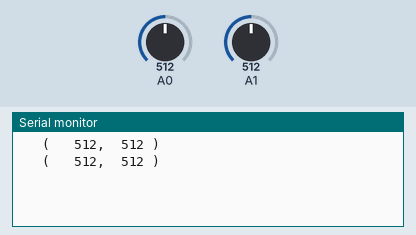
Recording of a sketch running on a simulated Arduino Uno, built with avr-gcc and run on an emulated ATmega328P. Parts: the last lines printed to the serial monitor. The inputs (shaded band) are chosen by the test bench; at power-on: A0 = 512, A1 = 512.

Above: at 1.2 s.
1.3 s: A0 set to 716
At 2.6 s:
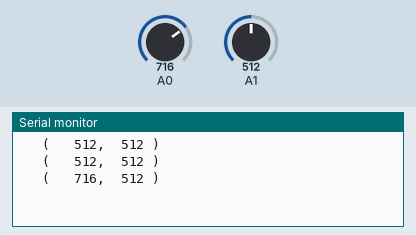
2.8 s: A1 set to 716
At 3.9 s:
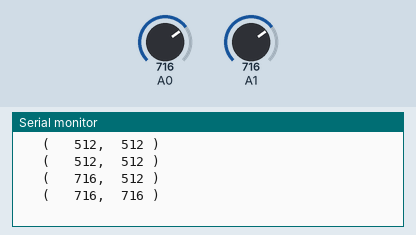
4.3 s: A0 set to 900
At 5.6 s:
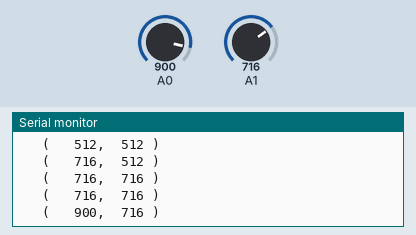
5.8 s: A1 set to 900
At 7.0 s:
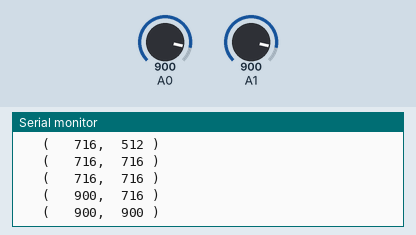
Timing chart, 0 to 8.3 s (numbered marks = the images above; inputs shaded):
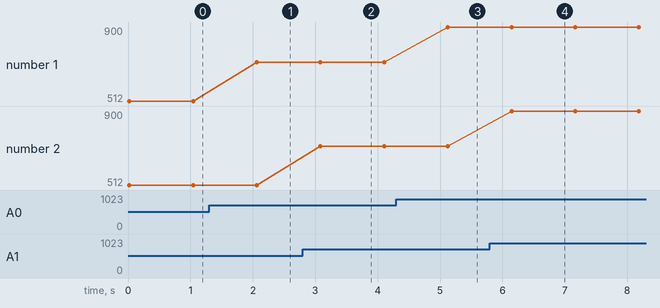

Measured:
- after the input at 1.3 s, the serial monitor: prints a new line after 0.76 s (image 1)
- after the input at 2.8 s, the serial monitor: prints a new line after 0.28 s (image 2)
- after the input at 4.3 s, the serial monitor: prints a new line after 0.83 s (image 3)
- after the input at 5.8 s, the serial monitor: prints a new line after 0.35 s (image 4)
- plotted number 1: 512 → 716 after the input at 1.3 s, 716 → 900 after the input at 4.3 s

The sketch:

EX_14_03.ino
```cpp
void setup() {
  Serial.begin(9600);
}

void loop() {
  int value1 = read_analog_pin(A0);
  int value2 = read_analog_pin(A1);

  Serial.println(String("   ( \t") + value1 + ",\t" + value2 + " )");
  delay(1000);        // 1초 대기
}

int read_analog_pin(int no){
  analogRead(no);
  delay(10);
  return analogRead(no);
}
```
